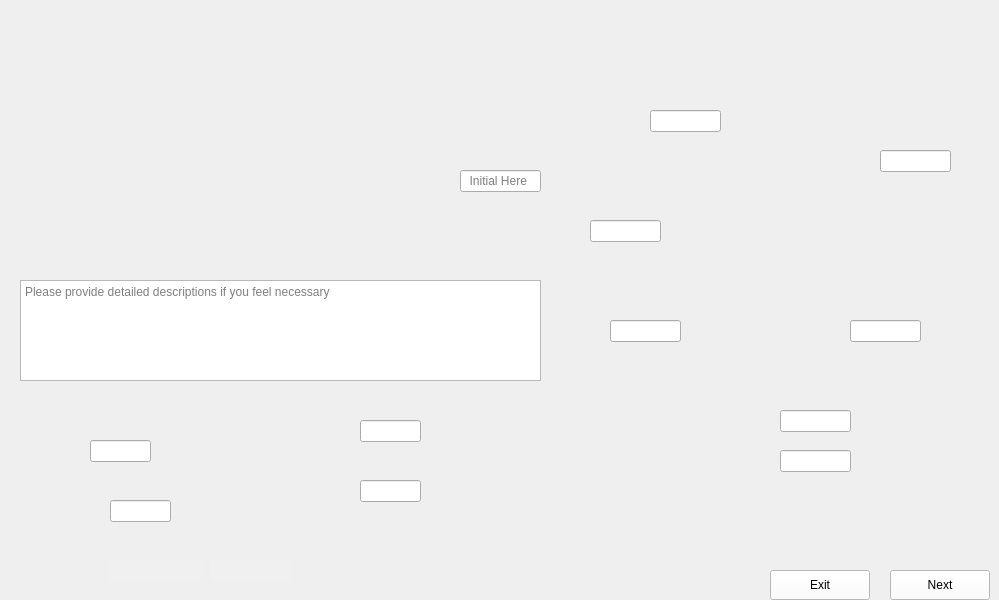
      <widget class="QWidget" name="Premount_Clean_and_Measure_Subwafer_1">
       <property name="maximumSize">
        <size>
         <width>1024</width>
         <height>600</height>
        </size>
       </property>
       <property name="styleSheet">
        <string notr="true">border-image: url(:/images/images/Premount_Clean_and_Measure_Subwafer_1.png);</string>
       </property>
       <widget class="QLineEdit" name="Premount_Clean_and_Measure_Subwafer_1_Data0">
        <property name="geometry">
         <rect>
          <x>460</x>
          <y>170</y>
          <width>81</width>
          <height>22</height>
         </rect>
        </property>
        <property name="styleSheet">
         <string notr="true">border-image:None;</string>
        </property>
        <property name="placeholderText">
         <string>  Initial Here</string>
        </property>
       </widget>
       <widget class="QLineEdit" name="Premount_Clean_and_Measure_Subwafer_1_Data1">
        <property name="geometry">
         <rect>
          <x>650</x>
          <y>110</y>
          <width>71</width>
          <height>22</height>
         </rect>
        </property>
        <property name="styleSheet">
         <string notr="true">border-image:None;</string>
        </property>
       </widget>
       <widget class="QLineEdit" name="Premount_Clean_and_Measure_Subwafer_1_Data2">
        <property name="geometry">
         <rect>
          <x>590</x>
          <y>220</y>
          <width>71</width>
          <height>22</height>
         </rect>
        </property>
        <property name="styleSheet">
         <string notr="true">border-image:None;</string>
        </property>
       </widget>
       <widget class="QLineEdit" name="Premount_Clean_and_Measure_Subwafer_1_Data3">
        <property name="geometry">
         <rect>
          <x>610</x>
          <y>320</y>
          <width>71</width>
          <height>22</height>
         </rect>
        </property>
        <property name="styleSheet">
         <string notr="true">border-image:None;</string>
        </property>
       </widget>
       <widget class="QLineEdit" name="Premount_Clean_and_Measure_Subwafer_1_Data4">
        <property name="geometry">
         <rect>
          <x>850</x>
          <y>320</y>
          <width>71</width>
          <height>22</height>
         </rect>
        </property>
        <property name="styleSheet">
         <string notr="true">border-image:None;</string>
        </property>
       </widget>
       <widget class="QLineEdit" name="Premount_Clean_and_Measure_Subwafer_1_Data5">
        <property name="geometry">
         <rect>
          <x>880</x>
          <y>150</y>
          <width>71</width>
          <height>22</height>
         </rect>
        </property>
        <property name="styleSheet">
         <string notr="true">border-image:None;</string>
        </property>
       </widget>
       <widget class="QLineEdit" name="Premount_Clean_and_Measure_Subwafer_1_Data6">
        <property name="geometry">
         <rect>
          <x>780</x>
          <y>410</y>
          <width>71</width>
          <height>22</height>
         </rect>
        </property>
        <property name="styleSheet">
         <string notr="true">border-image:None;</string>
        </property>
       </widget>
       <widget class="QLineEdit" name="Premount_Clean_and_Measure_Subwafer_1_Data7">
        <property name="geometry">
         <rect>
          <x>780</x>
          <y>450</y>
          <width>71</width>
          <height>22</height>
         </rect>
        </property>
        <property name="styleSheet">
         <string notr="true">border-image:None;</string>
        </property>
       </widget>
       <widget class="QLineEdit" name="Premount_Clean_and_Measure_Subwafer_1_Data8">
        <property name="geometry">
         <rect>
          <x>360</x>
          <y>420</y>
          <width>61</width>
          <height>22</height>
         </rect>
        </property>
        <property name="styleSheet">
         <string notr="true">border-image:None;</string>
        </property>
       </widget>
       <widget class="QLineEdit" name="Premount_Clean_and_Measure_Subwafer_1_Data9">
        <property name="geometry">
         <rect>
          <x>360</x>
          <y>480</y>
          <width>61</width>
          <height>22</height>
         </rect>
        </property>
        <property name="styleSheet">
         <string notr="true">border-image:None;</string>
        </property>
       </widget>
       <widget class="QLineEdit" name="Premount_Clean_and_Measure_Subwafer_1_Data10">
        <property name="geometry">
         <rect>
          <x>90</x>
          <y>440</y>
          <width>61</width>
          <height>22</height>
         </rect>
        </property>
        <property name="styleSheet">
         <string notr="true">border-image:None;</string>
        </property>
       </widget>
       <widget class="QLineEdit" name="Premount_Clean_and_Measure_Subwafer_1_Data11">
        <property name="geometry">
         <rect>
          <x>110</x>
          <y>500</y>
          <width>61</width>
          <height>22</height>
         </rect>
        </property>
        <property name="styleSheet">
         <string notr="true">border-image:None;</string>
        </property>
       </widget>
       <widget class="QLineEdit" name="Premount_Clean_and_Measure_Subwafer_1_Initial">
        <property name="geometry">
         <rect>
          <x>210</x>
          <y>560</y>
          <width>81</width>
          <height>22</height>
         </rect>
        </property>
        <property name="styleSheet">
         <string notr="true">QLineEdit{
background-color: rgb(240, 240, 240);
border: none;
border-image:None;
}</string>
        </property>
       </widget>
       <widget class="QLineEdit" name="Premount_Clean_and_Measure_Subwafer_1_Dates">
        <property name="geometry">
         <rect>
          <x>110</x>
          <y>560</y>
          <width>91</width>
          <height>22</height>
         </rect>
        </property>
        <property name="styleSheet">
         <string notr="true">QLineEdit{
background-color: rgb(240, 240, 240);
border: none;
border-image:None;
}</string>
        </property>
       </widget>
       <widget class="QPushButton" name="Premount_Clean_and_Measure_Subwafer_1_Next">
        <property name="geometry">
         <rect>
          <x>890</x>
          <y>570</y>
          <width>100</width>
          <height>30</height>
         </rect>
        </property>
        <property name="styleSheet">
         <string notr="true">QPushButton{
background-color: rgb(255, 255, 255);
height: 35px;
border-image:None;
}
QPushButton::hover{
background-color: rgb(0, 0, 255);
}
QPushButton:pressed{
padding-top:7px;
padding-top:7px;
}</string>
        </property>
        <property name="text">
         <string>Next</string>
        </property>
       </widget>
       <widget class="QPushButton" name="Premount_Clean_and_Measure_Subwafer_1_Back">
        <property name="geometry">
         <rect>
          <x>770</x>
          <y>570</y>
          <width>100</width>
          <height>30</height>
         </rect>
        </property>
        <property name="styleSheet">
         <string notr="true">QPushButton{
background-color: rgb(255, 255, 255);
height: 35px;
border-image:None;
}
QPushButton::hover{
background-color: rgb(0, 0, 255);
}
QPushButton:pressed{
padding-top:7px;
padding-top:7px;
}</string>
        </property>
        <property name="text">
         <string>Exit</string>
        </property>
       </widget>
       <widget class="QTextEdit" name="Premount_Clean_and_Measure_Subwafer_1_Comments">
        <property name="geometry">
         <rect>
          <x>20</x>
          <y>280</y>
          <width>521</width>
          <height>101</height>
         </rect>
        </property>
        <property name="styleSheet">
         <string notr="true">border-image:None;</string>
        </property>
        <property name="placeholderText">
         <string>Please provide detailed descriptions if you feel necessary </string>
        </property>
       </widget>
      </widget>
